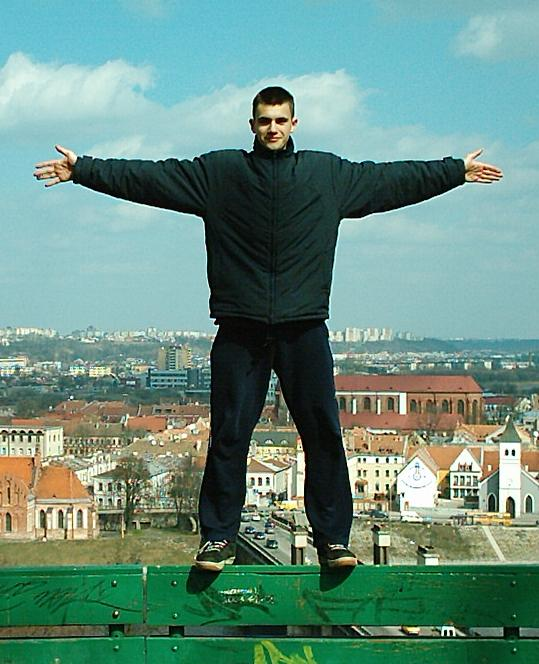
#> input picture OpenCV101/00.jpg, 539 x 664 px
$ python '09-Image Arithmetic.py'
#> lines starting #> are read from the running program, lines starting #| are printed output that depends on the picture
import cv2 as cv
import numpy as np
import argparse

# construct the argument parse and parse the argument
ap = argparse.ArgumentParser()
ap.add_argument('-i', '--image', type=str, default='00.jpg', help='Path to input image')
args = vars(ap.parse_args())

# Read and display image
image = cv.imread(args['image'])
#> image is the input picture: shape (664, 539, 3); mean B, G, R 129.2, 142.4, 105.3
cv.imshow('image', image)
cv.waitKey(0)

# examples of using add/subtract functions in OpenCV
add = cv.add(np.uint8([200]), np.uint8([100]))
subtract = cv.subtract(np.uint8([50]), np.uint8([100]))
print(f'Max of 255: {add}')
print(f'Min of 0: {subtract}')

# examples of adding/subtracting using numpy
add = np.uint8([200]) + np.uint8([100])
subtract = np.uint8([50]) - np.uint8([100])
print(f'Wrap around: {add}')
print(f'Wrap around: {subtract}')

# increasing the brightness by increasing pixel intensities by 100 using OpenCV add function
M = np.ones(image.shape, dtype='uint8')*100
bright = cv.add(image, M)
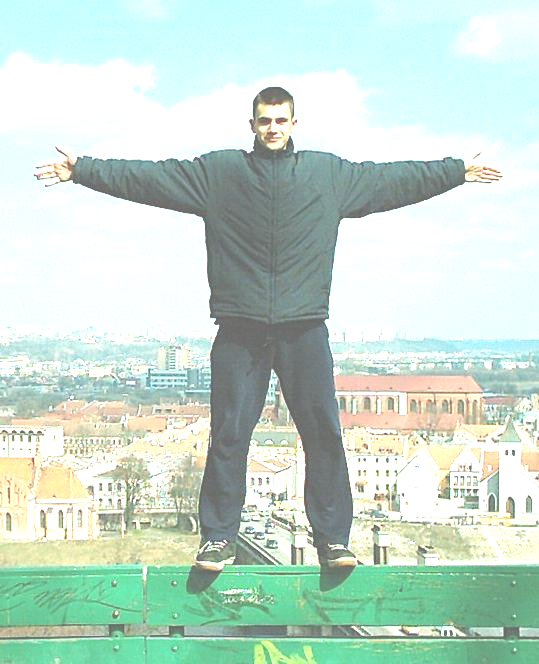
#> bright: shape (664, 539, 3); mean B, G, R 207.1, 219.6, 197.8
cv.imshow('Brighter Image', bright)
cv.waitKey(0)

# decreasing the brightness by decreasing pixel intensities by 50 using OpenCV subtract function
M = np.ones(image.shape, dtype='uint8')*50
dark = cv.subtract(image, M)
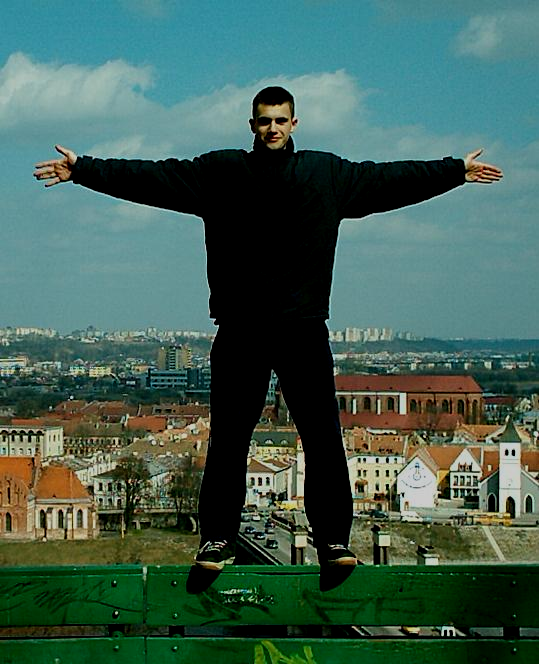
#> dark: shape (664, 539, 3); mean B, G, R 84.1, 96.1, 65.2
cv.imshow('Darker Image', dark)
cv.waitKey(0)

# increasing the brightness by increasing pixel intensities by 100 using numpy addition
M = np.ones(image.shape, dtype='uint8')*100
brighter = image + M
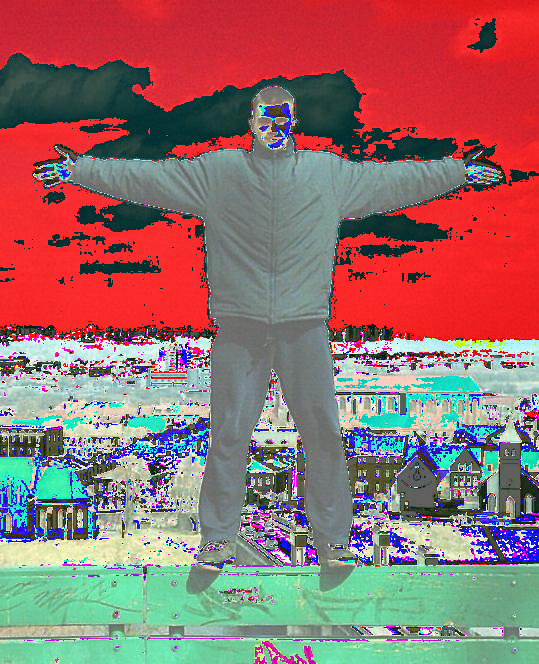
#> brighter: shape (664, 539, 3); mean B, G, R 109.5, 111.4, 149.8
cv.imshow('Numpy addition', brighter)
cv.waitKey(0)

# decreasing the brightness by decreasing pixel intensities by 50 using numpy subtraction
M = np.ones(image.shape, dtype='uint8')*50
darker = image - M
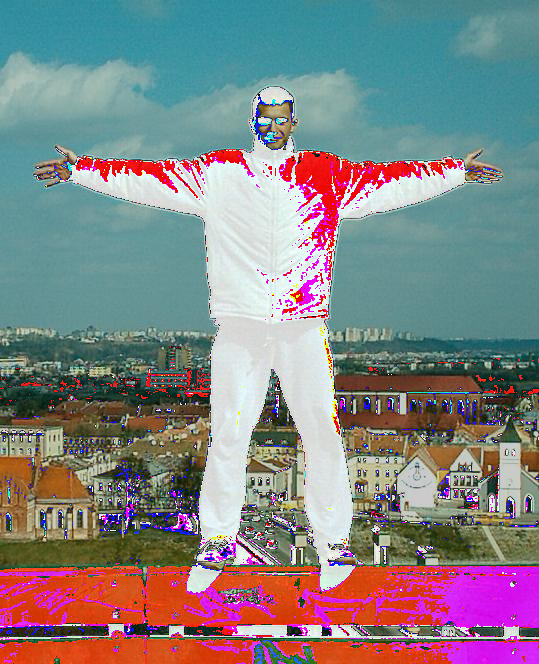
#> darker: shape (664, 539, 3); mean B, G, R 133.2, 131.4, 131.6
cv.imshow('Numpy Subtraction', darker)
cv.waitKey(0)
cv.destroyAllWindows()

$ run again, with OpenCV101/road2.jpg copied over OpenCV101/00.jpg
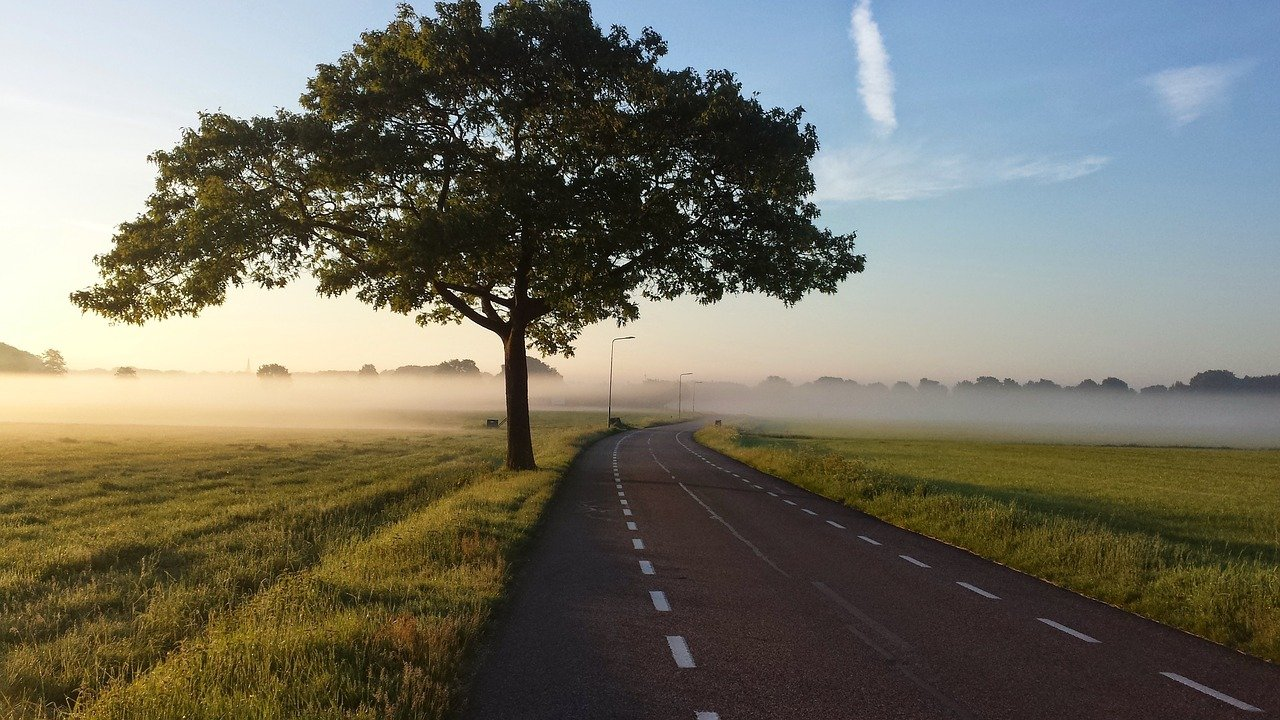
#> input picture OpenCV101/road2.jpg, 1280 x 720 px
#> image is the input picture: shape (720, 1280, 3); mean B, G, R 101.7, 114.6, 116.3
#> `brighter = image + M`:
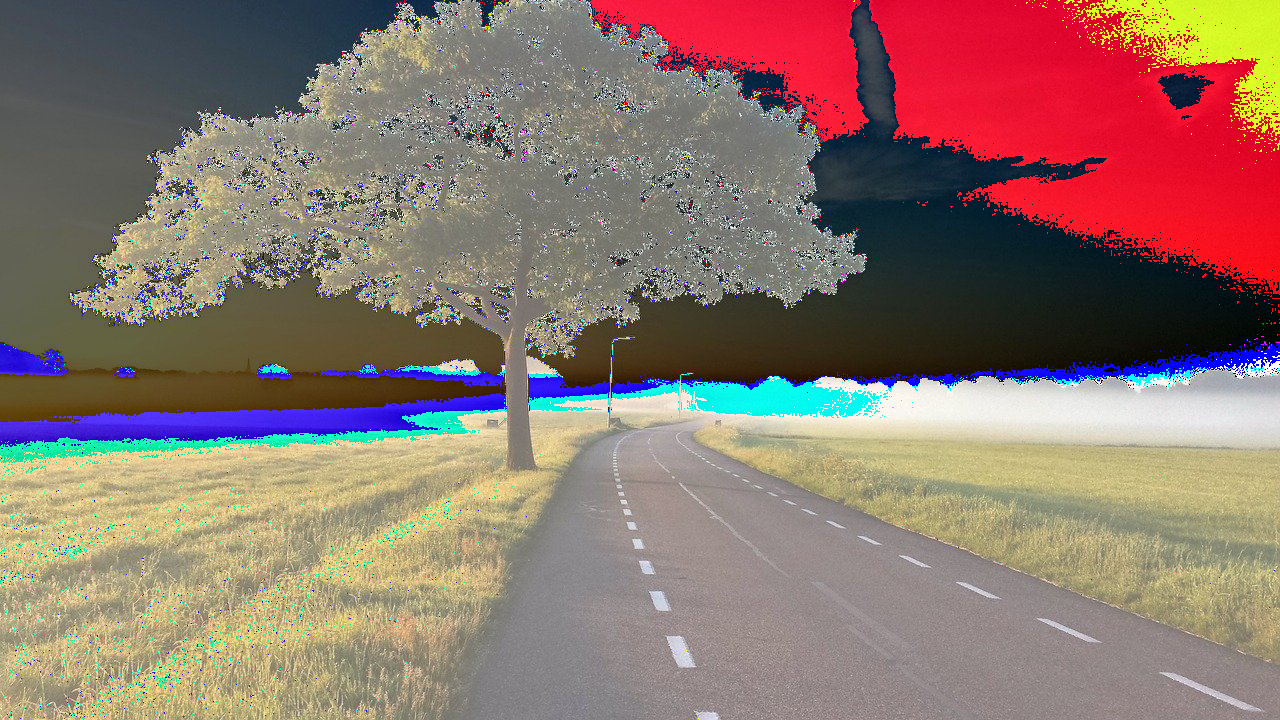
#> brighter: shape (720, 1280, 3); mean B, G, R 109.3, 118.9, 141.3
#> `darker = image - M`:
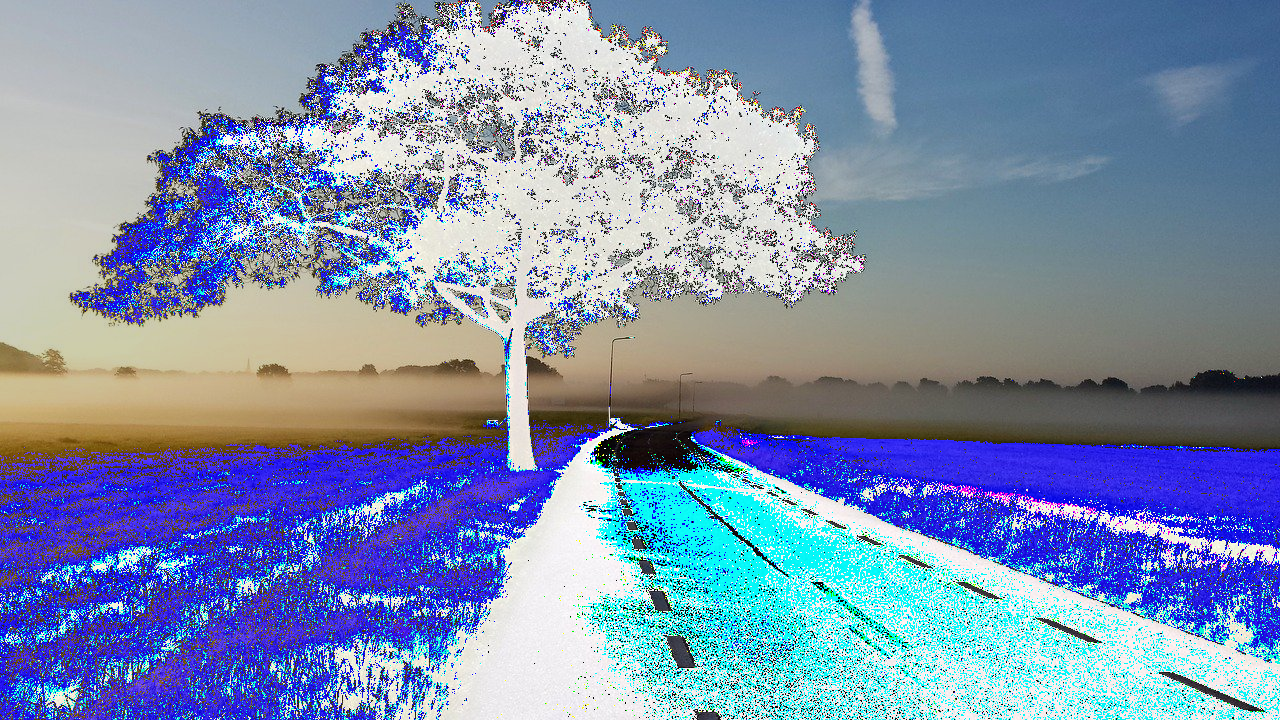
#> darker: shape (720, 1280, 3); mean B, G, R 174.6, 142.9, 125.3

$ run again, with OpenCV101/road3.jpg copied over OpenCV101/00.jpg
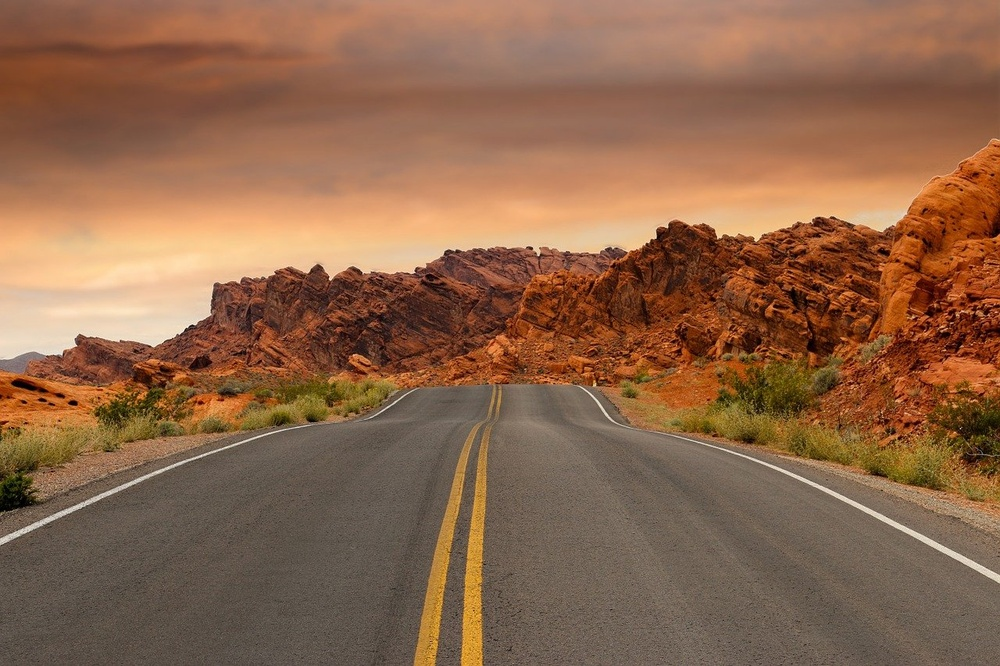
#> input picture OpenCV101/road3.jpg, 1000 x 666 px, shrunk from 1280 x 853 before the run
#> image is the input picture: shape (666, 1000, 3); mean B, G, R 75.4, 102, 141.2
#> `brighter = image + M`:
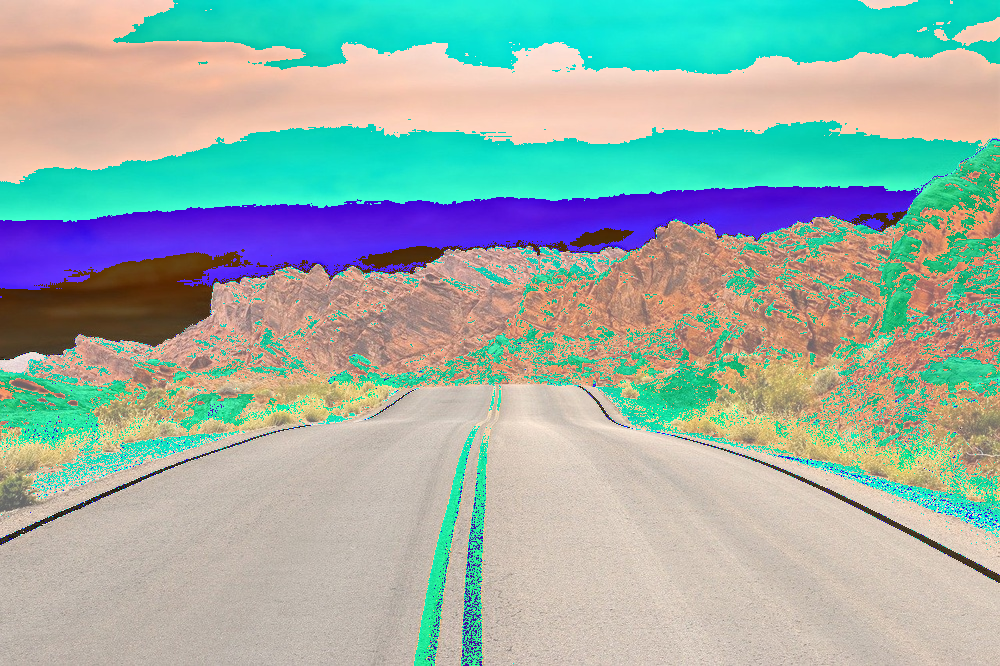
#> brighter: shape (666, 1000, 3); mean B, G, R 167.2, 175.8, 154
#> `darker = image - M`:
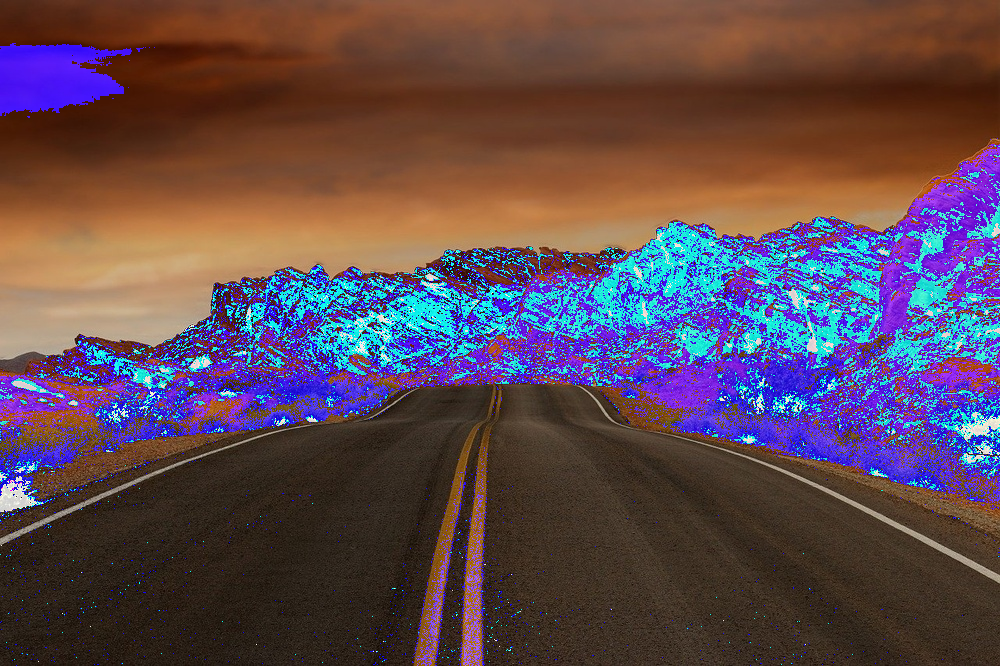
#> darker: shape (666, 1000, 3); mean B, G, R 81.3, 72.4, 93.3
